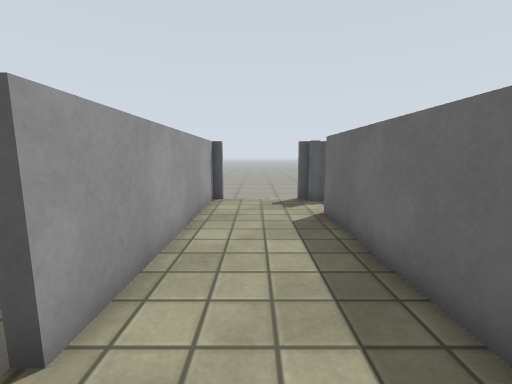
view 1 (above)

16 first-person views from a walk through a robot-simulator world made for Gazebo. The camera is 0.9 m above the floor, tilts 8° down and sees 90° across. The floor is counted in squares, 0.5 m on a side. Each view is taken from the middle of a square. On the plan, view 1 faces up. The plan holds only what a view shows up to about 15 squares ahead; the rest is blank. The place goes on beyond the plan. Simple shapes stand in for some stock models. Surface patterns are stand-ins for the level's own textures.

view 2
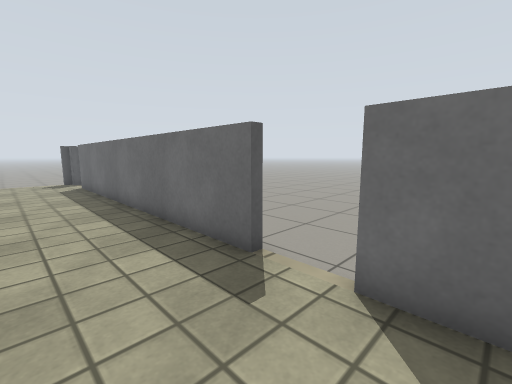

view 3
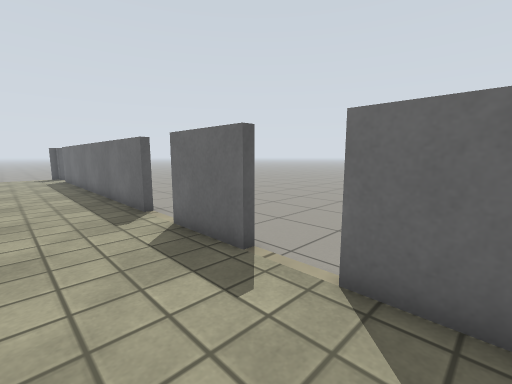

view 4
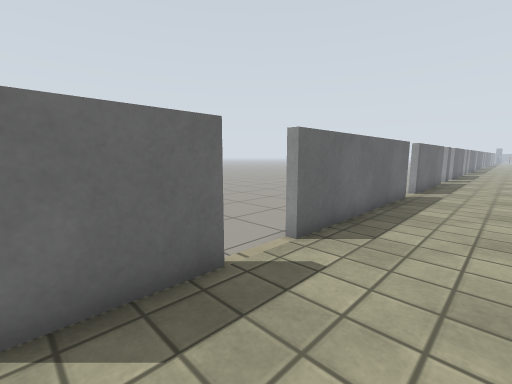

view 5
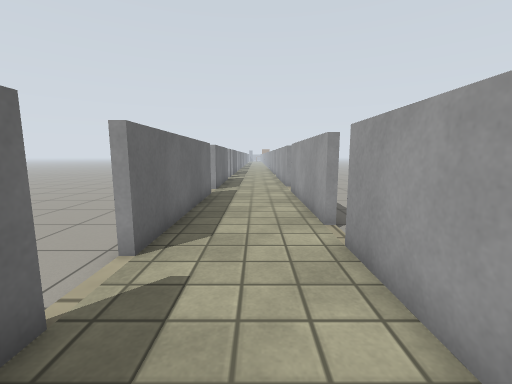

view 6
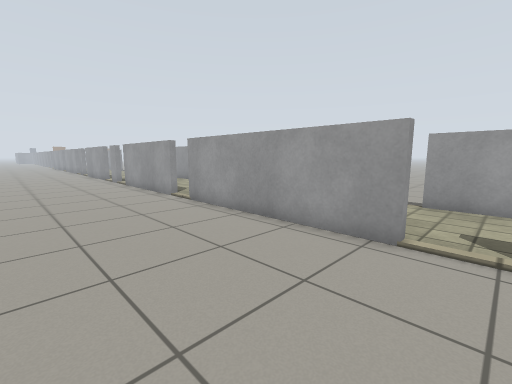

view 7
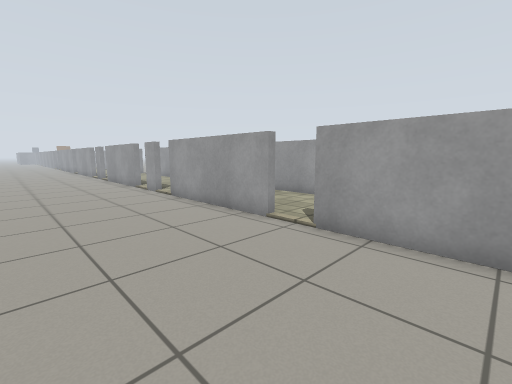

view 8
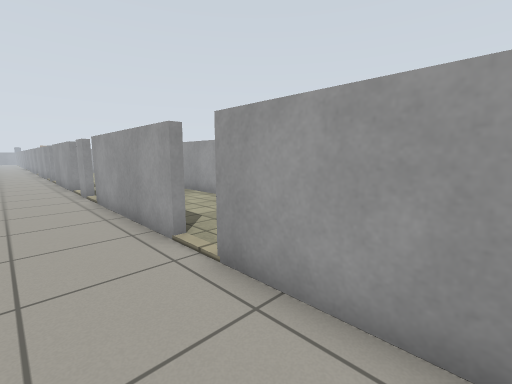

view 9
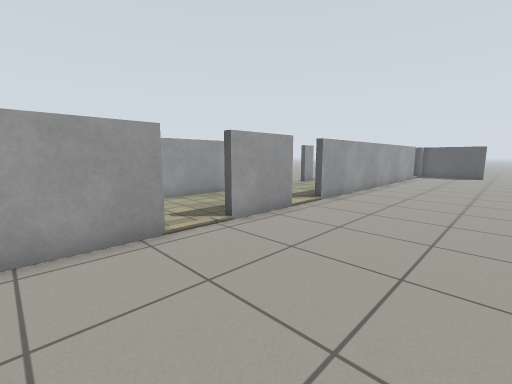

view 10
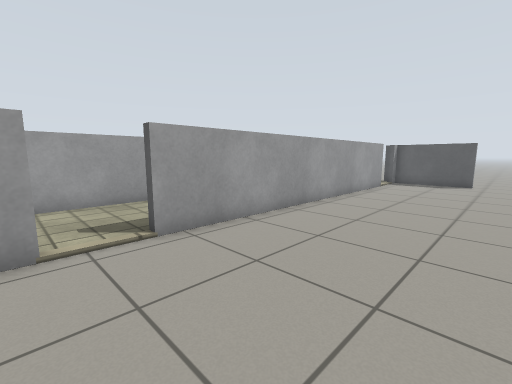

view 11
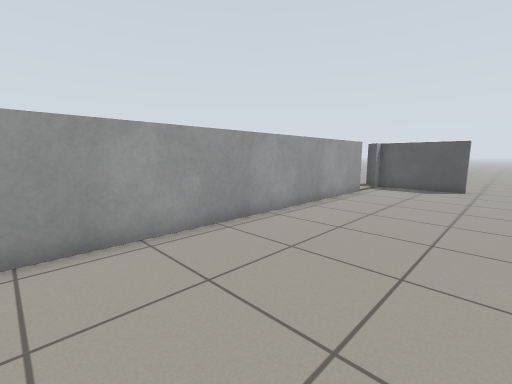

view 12
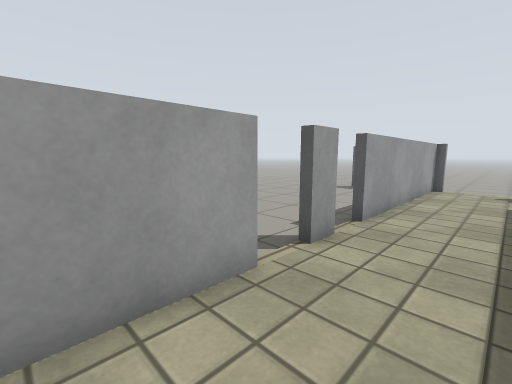

view 13
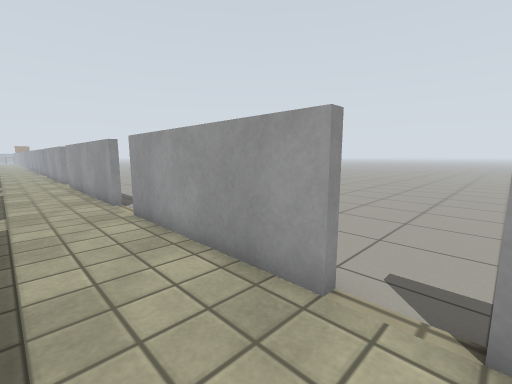

view 14
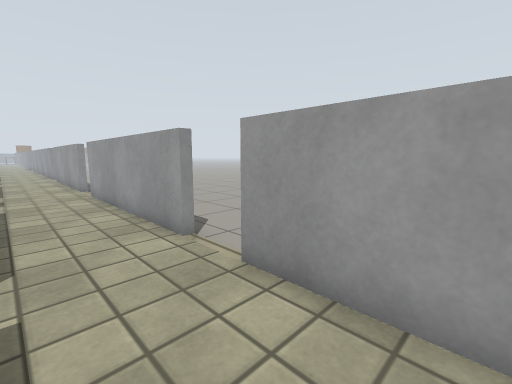

view 15
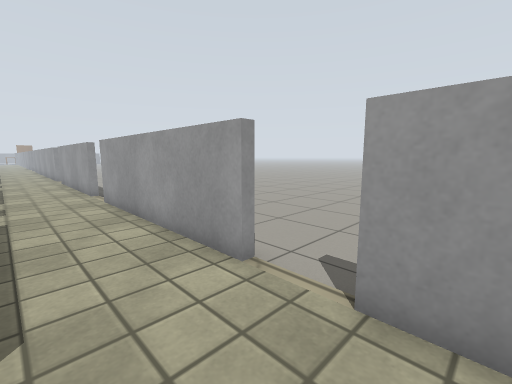

view 16
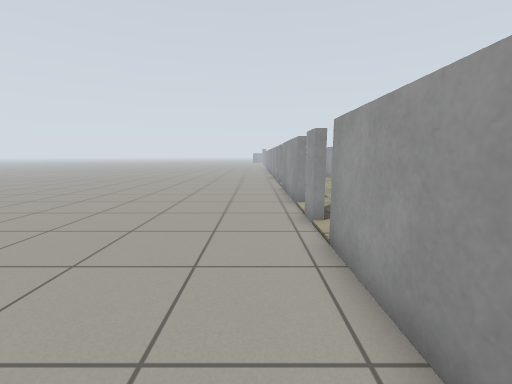

### Floor plan
Points are (right, up) in squares from view 1. A wall is a line through its corners. A room is listed if a view was taken in it or the views show most of it. See-through windows are left out.
Room 1 (views 1, 2, 3, 4, 5, 6, 7, 8, 9, 10, 11, 12, 13, 14, 15, 16)
walls: (2.5, -12.4) (2.5, -20.5); (2.5, -7.6) (2.5, -10.5) (2.2, -10.5) (2.2, -7.6); (-1.8, -14.5) (-1.8, -21.2); (2.2, -20.5) (2.2, -12.4); (2.5, -21.9) (2.5, -28.1); (-1.8, -2.1) (-1.8, -13); (-1.8, -23.1) (-1.8, -31.4); (-1.8, 0.5) (-1.8, -0.6); (2.2, -26.2) (2.2, -22); (2.5, -29.6) (2.5, -30.9); (2.5, 8.1) (2.5, -5.7) (2.2, -5.7) (2.2, 8.1); (2.5, -32.2) (2.5, -33.5); (6.6, 10.7) (2.5, 10.7) (2.5, 10.1) (2.2, 10.1) (2.2, 10.7) (1.8, 10.7); (-1.8, 10.7) (-1.8, 1.9)
ways out: opening at (-2, -32.5); opening at (-2, -22.5); opening at (-2, -14); opening at (-2, -0.5); opening at (0, 11); opening at (7.5, 11)

Where each view was taken, in squares from view 1:
view 1: 0 up, 0 right, facing up
view 2: 9 down, 1 left, facing up-right
view 3: 14 down, 1 left, facing up-right
view 4: 8 down, 1 left, facing down-right
view 5: 8 down, 0 right, facing down
view 6: 11 down, 8 right, facing down-left
view 7: 17 down, 8 right, facing down-left
view 8: 17 down, 5 right, facing down-left
view 9: 15 down, 8 right, facing up-left
view 10: 8 down, 8 right, facing up-left
view 11: 5 down, 8 right, facing up-left
view 12: 5 down, 1 right, facing up-left
view 13: 13 down, 1 right, facing down-left
view 14: 18 down, 1 right, facing down-left
view 15: 20 down, 1 right, facing down-left
view 16: 23 down, 4 right, facing down
